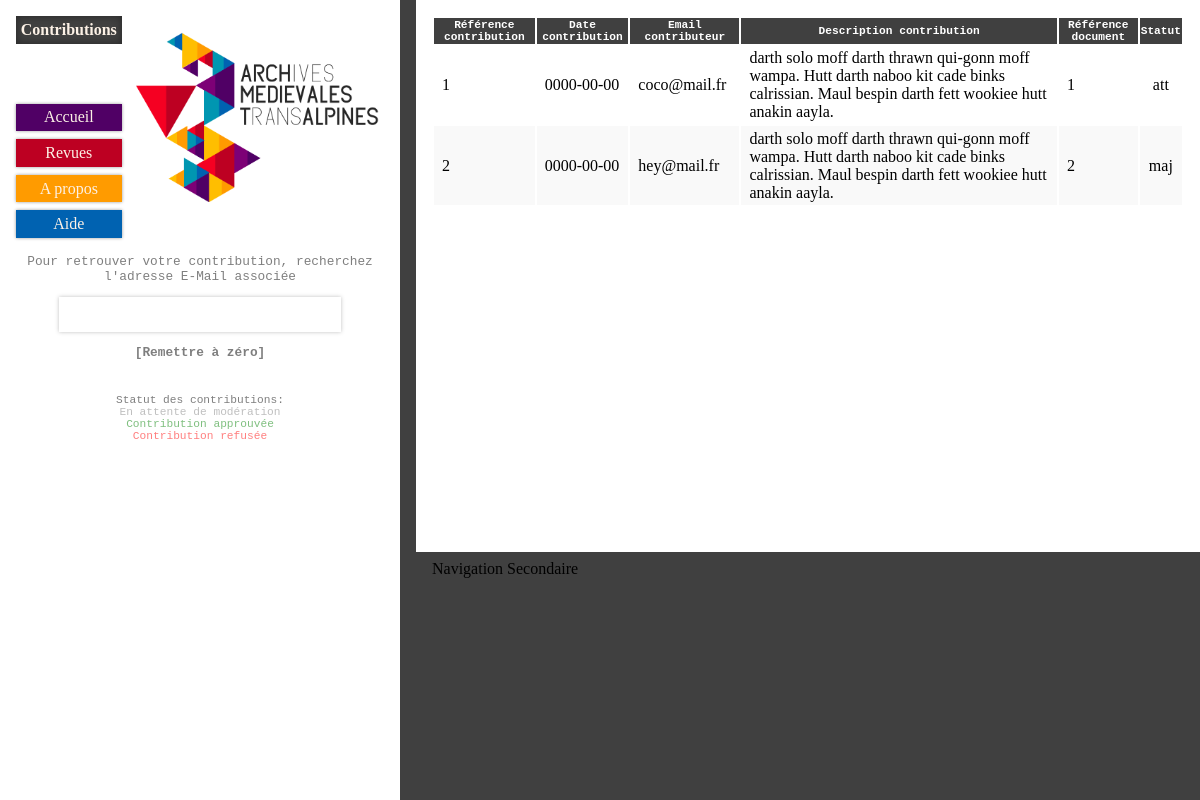
/moderation.php, run on the app's committed database.
### tables this page shows
CREATE TABLE IF NOT EXISTS `contribution` (
  `IDDOC` int(11) NOT NULL,
  `EMAILCONTRI` char(30) NOT NULL,
  `DATECONTRI` date NOT NULL,
  `TXTCONTRI` mediumtext NOT NULL,
  `DESCCONTRI` mediumtext NOT NULL,
  `STATUTCONTRI` varchar(10) NOT NULL,
  PRIMARY KEY (`IDDOC`,`EMAILCONTRI`)
);

### moderation.php (called while the page is built, shortened)
<?php
	include_once("model/BDD.php");
	include_once("model/Contributions.php");
	$page = "moderation";
    try {
		$contributions = new Contributions();
		$all = $contributions->getContributions();
    	require_once("view/vueModeration.php");
    } catch (Exception $e) {
        $msgErreur = $e->getMessage();
        require_once("view/vueErreur.php");
    }
?>

### model/BDD.php (called while the page is built, shortened)
<?php
class BDD {
	function SELECT( $select ) {
		return $sql = "SELECT ".$select;
	}
	function FROM( $from ) {
		return $sql = " FROM ".$from;
	}
	function ORDERBY( $order, $clause = "ASC" ) {
		$sql = " ORDER BY ".$order;
		if (!empty($clause)){
			$sql .= " ".$clause;
		}
		return $sql;
	}
}

### model/Contributions.php (called while the page is built, shortened)
<?php
class Contributions extends BDD{
	function getContributions() {
        $bdd = parent::getBdd();
		$sql = parent::SELECT('*');
		$sql .= parent::FROM('`contribution`');
		$sql .= parent::ORDERBY('`DATECONTRI`', 'ASC');
        $dataContri = $bdd->query($sql);
        return $dataContri;
    }
}

### view/vueModeration.php (the view, shortened to what this page needs)
<?php include_once("template/vueHeader.php"); ?>
<html style="height: 100%;">
  <body style="height: 100%;">
	<div class="menu menumoderation" style="height: 100%; background-color: white; position: fixed;">
		<?php include_once("template/vueNavbar.php"); ?>
		<?php include_once("template/vueForm.php"); ?>
	</div>
	<section id="content" style="height: 100%;">
			<div class="page moderationpage">
				<div class="section on">
			 <table class="table" data-filter="#filter4" data-page-size="10">
                <thead>
                <tr>
					<th>Référence contribution</th>
					<th>Date contribution</th>
					<th>Email contributeur</th>
					<th>Description contribution</th>
					<th>Référence document</th>
					<th>Statut</th>
                </tr>
                </thead>
                <tbody>
				<?php foreach ($all as $contribution): ?>
				<tr>
					<td><?php echo $contribution['IDDOC']; ?></td>
					<td><?php echo $contribution['DATECONTRI']; ?></td>
					<td><?php echo $contribution['EMAILCONTRI']; ?></td>
					<td><?php echo $contribution['DESCCONTRI']; ?></td>
					<td><?php echo $contribution['IDDOC']; ?></td>
					<td><?php echo $contribution['STATUTCONTRI']; ?></td>
				</tr>
				<?php endforeach; ?>
                </tbody>
                <tfoot class="hide-if-no-paging">
                <tr>
                    <td colspan="5">
                    </td>
                </tr>
                </tfoot>
            </table>
			</div>
				<div class="section two">
					<p>Navigation Secondaire</p>
				</div>
			</div>
	</section>

### view/template/vueHeader.php (shortened to what this page needs)
<!DOCTYPE html>
<html lang="fr">
  <head>
    <link href="common/css/style.css" rel="stylesheet">
    <link href="common/css/icon_font.css" rel="stylesheet">
	<?php if($page == "moderation"): ?>
		<link href="css/footable/footable.core.css" rel="stylesheet" type="text/css"/>
	<?php endif; ?>
  </head>

### view/template/vueNavbar.php
<header>
	<nav>
	  <ul>
		<li class="compte<?php echo ($page == "moderation") ? ' in' : ''; ?>"><a href="moderation.php">Contributions</a></li>
		<li class="accueil<?php echo ($page == "accueil") ? ' in' : ''; ?>"><a href="index.php">Accueil</a></li>
		<li class="revues<?php echo ($page == "revues") ? ' in' : ''; ?>"><a href="revues.php">Revues</a></li>
		<li class="aPropos<?php echo ($page == "apropos") ? ' in' : ''; ?>"><a href="apropos.php">A propos</a></li>
		<li class="aide<?php echo ($page == "aide") ? ' in' : ''; ?>"><a href="aide.php">Aide</a></li>
	  </ul>
	</nav>
	<div id="logo">
		<img src="common/img/logo.png" style="float: left;"/>
	</div>
</header>

### view/template/vueForm.php (shortened to what this page needs)
<?php if($page == "moderation"): ?>
<div class="form">
	<p>
               Pour retrouver votre contribution, recherchez l'adresse E-Mail associée <input id="filter4" type="text"/>
               <a href="#clear" class="clear-filter" title="clear filter">[Remettre à zéro]</a>
       </p>
	<p class="statut">
		Statut des contributions:<br/> <span class="att">En attente de modération</span> </br> <span class="maj">Contribution approuvée</span> </br> <span class="ref">Contribution refusée</span>
	</p>
</div>
<?php endif; ?>

### common/css/style.css (style rules this page uses)
html,body { margin: 0; padding: 0; font-family: Sertig; }
ul, li { list-style: none; }
a { color: #6D6D6D; text-decoration: none; }
.menu { width: 25em; left:0; position: absolute; border-right: 1em solid #7D0076; background-color: #fcfcfc; z-index: 1000; }
.menumoderation { border-color: #404040; }
.menu .form p { font-family: Courier; margin-left: 1em; opacity: 0.5; font-size: 0.8em; text-align: center; margin-right: 1em; }
header { margin-left: 0;width: auto; }
header nav { width: 6em; height: auto; }
header nav ul { width: auto; height: auto; padding: 0 1em ; }
header nav li { width: 6em; padding: 0.3em;margin-bottom: 0.5em; text-align: center; box-shadow: 0 0 0.2em rgba(0,0,0,0.4); }
header nav li a { width: 6em;text-decoration: none; color: #fcf1e6; font-size: 1em; }
header nav .compte { background-color: #404040;margin-bottom: 60px; }
header nav .accueil { background-color: #500065; }
header nav .revues { background-color: #bd0022; }
header nav .aPropos { background-color: #ff9b00; }
header nav .aide { background-color: #0062b1; cursor: help; }
header nav .aide a { cursor: help; }
header #logo { position: absolute; float: left; width: auto; top: 18px; left: 8.5em; margin-top: 0.9em; margin-right: 1em; }
header #logo img { width: 98%; }
header nav .in { box-shadow: 0 0 0.5em rgba(0,0,0,0.4) inset; font-weight: bolder; }
.page { padding-left:25em; height:95%; text-align: left; padding-top: 1em; background-color:white; }
.page .section { padding-left: 2em; padding-right: 1em; }
.page .two { background-color:#7D0076; padding-top: 0.5em; height: 30%; position: fixed; bottom: 0; width: 100%; }
.page p { width: auto; margin-top: 0em; margin-bottom: 2em; }
.menumoderation .form p a { color: black; font-weight: bold; }
.menumoderation .form p input { display: block; margin: 1em auto; width: 20em; box-shadow: 0 0 0.3em rgba(0,0,0,0.5); border: 0; height: 2em; padding: 0.3em 0.6em; }
.menumoderation .form .statut { margin-top: 3em; font-size: 0.7em; }
.menumoderation .form .statut .att { color: grey; }
.menumoderation .form .statut .maj { color: green; }
.menumoderation .form .statut .ref { color: red; }
.moderationpage .two { background-color: #404040; }
.moderationpage table tr td { padding: 0.2em 0.5em; }
.moderationpage table tr td:nth-last-of-type(1) { text-align: center; }
.moderationpage table thead tr { background-color: #404040; text-align: center; font-size: 0.7em; font-family: Courier; color: white; }
.moderationpage table tbody tr:nth-of-type(even) { background-color: #F9F9F9; }

### data on the page
contribution: IDDOC "1", DATECONTRI "0000-00-00", EMAILCONTRI "coco@mail.fr", DESCCONTRI "darth solo moff darth thrawn qui-gonn moff wampa. Hutt darth naboo kit cade binks calrissian. Maul bespin darth fett wookiee hutt anakin aayla.", STATUTCONTRI "att"
contribution: IDDOC "2", DATECONTRI "0000-00-00", EMAILCONTRI "hey@mail.fr", DESCCONTRI "darth solo moff darth thrawn qui-gonn moff wampa. Hutt darth naboo kit cade binks calrissian. Maul bespin darth fett wookiee hutt anakin aayla.", STATUTCONTRI "maj"
